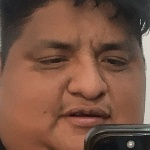
#> input picture data/rostros/Cesar/0.jpg, 150 x 150 px
$ python reconocimiento.py
#> lines starting #> are read from the running program, lines starting #| are printed output that depends on the picture; after the words box and inside, x2 and y2 are one past the last pixel; in counts of white or black regions, pixels touching at a corner belong together
import cv2
import os
import numpy as np
import pandas as pd
from datetime import datetime


# Archivos
archivo_csv = "registro.csv"
archivo_excel = "registro.xlsx"

# Crear CSV si no existe
if not os.path.exists(archivo_csv):
    df = pd.DataFrame(columns=["Nombre", "Fecha", "Hora"])
    df.to_csv(archivo_csv, index=False)

# Registrar asistencia
def registrar_asistencia(nombre):
    hoy = datetime.now().strftime("%Y-%m-%d")
    hora = datetime.now().strftime("%H:%M:%S")

    # Leer CSV
    df = pd.read_csv(archivo_csv)

    # Evitar duplicados
    if not ((df['Nombre'] == nombre) & (df['Fecha'] == hoy)).any():
        nuevo = pd.DataFrame([[nombre, hoy, hora]], columns=["Nombre", "Fecha", "Hora"])
        df = pd.concat([df, nuevo], ignore_index=True)

        # Guardar CSV
        df.to_csv(archivo_csv, index=False)

        # Guardar Excel con hoja por día
        if os.path.exists(archivo_excel):
            with pd.ExcelWriter(archivo_excel, engine='openpyxl', mode='a', if_sheet_exists='replace') as writer:
                df_dia = df[df["Fecha"] == hoy]
                df_dia.to_excel(writer, sheet_name=hoy, index=False)
        else:
            with pd.ExcelWriter(archivo_excel, engine='openpyxl') as writer:
                df_dia = df[df["Fecha"] == hoy]
                df_dia.to_excel(writer, sheet_name=hoy, index=False)

        # BONUS 🔥 mensaje en consola
        print(f"Asistencia registrada: {nombre} a las {hora}")


# Cargar rostros
data_path = 'data/rostros'
people = os.listdir(data_path)

labels = []
faces_data = []
label = 0

for person in people:
    person_path = os.path.join(data_path, person)
    for file in os.listdir(person_path):
        img_path = os.path.join(person_path, file)
        img = cv2.imread(img_path, 0)
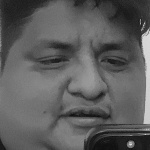
#> img: shape (150, 150); min 14, max 223, mean 93.1

        if img is not None:
            faces_data.append(img)
            labels.append(label)

    label += 1
#> label = 1

# Entrenar modelo
face_recognizer = cv2.face.LBPHFaceRecognizer_create()
face_recognizer.train(faces_data, np.array(labels))

face_cascade = cv2.CascadeClassifier(
    cv2.data.haarcascades + 'haarcascade_frontalface_default.xml'
)

video = cv2.VideoCapture(0)

# Reconocimiento en tiempo real
while True:
    ret, frame = video.read()
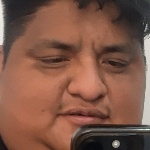
#> input picture data/rostros/Cesar/11.jpg, 150 x 150 px, given in place of the camera
#> frame is the input picture: shape (150, 150, 3); mean B, G, R 72, 87.8, 128.6
    if not ret:
        break

    gray = cv2.cvtColor(frame, cv2.COLOR_BGR2GRAY)
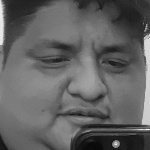
#> gray: shape (150, 150); min 7, max 253, mean 98.2

    faces = face_cascade.detectMultiScale(gray, 1.3, 5)
#> faces = ()

    for (x, y, w, h) in faces:
        rostro = gray[y:y+h, x:x+w]
        rostro = cv2.resize(rostro, (150, 150))

        result = face_recognizer.predict(rostro)

        if result[1] < 70:
            name = people[result[0]]

            registrar_asistencia(name)

            cv2.putText(frame, name, (x, y-10), 2, 0.8, (0,255,0), 2)
            cv2.rectangle(frame, (x,y),(x+w,y+h),(0,255,0),2)
        else:
            cv2.putText(frame, "Desconocido", (x, y-10), 2, 0.8, (0,0,255), 2)
            cv2.rectangle(frame, (x,y),(x+w,y+h),(0,0,255),2)
#> this loop made 0 passes

    cv2.putText(frame, "ESC o Q para salir", (10, 30), 2, 0.7, (255,255,255), 2)
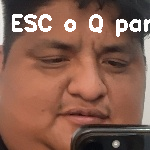
#> frame: shape (150, 150, 3); 4.3% of pixels changed, all inside (x1, y1, x2, y2) = (12, 14, 150, 37)

    cv2.imshow("Reconocimiento Facial", frame)

    if cv2.waitKey(1) & 0xFF in [27, ord('q')]:
#> (key q is pressed here)
        break

video.release()
cv2.destroyAllWindows()
